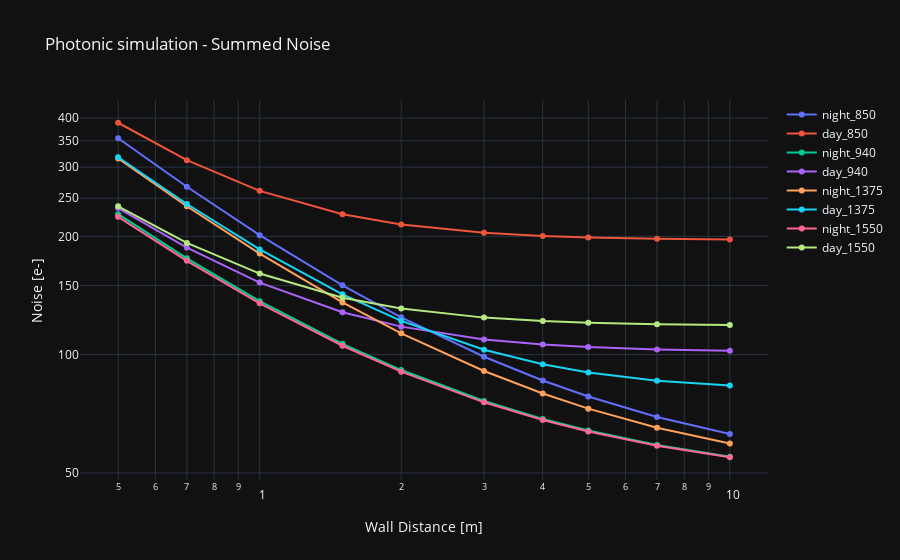

The notebook cell saved with this chart:
### Markdown cell above
## Noise comparison

### Code cell
test_cfg = ['fake_tof_night_850','fake_tof_day_850',
            'fake_tof_night_940','fake_tof_day_940',
            'fake_tof_night_1375','fake_tof_day_1375',
            'fake_tof_night_1550','fake_tof_day_1550']
data = [0,1,2,3,4,5,6,7]
data2 = [0,1,2,3,4,5,6,7]
# test_cfg = ['fake_tof_day_940','fake_tof_day_1375']
# data = [0,1]
for i, cfg in enumerate(test_cfg):
    photonic = Photonic(config=cfg)
    photonic = overide_phototonic(photonic)
    dist_vec = np.array([0.5,0.7,1,1.5,2,3,4,5,7,10])
    signal, noise, SNR = photonic.signal_to_noise_ratio(dist_vec=dist_vec)
    trace0 = go.Scatter(x=dist_vec, y=sum(noise.values()),   # Select 'lines', 'markers' or 'lines+markers'
                        mode='lines+markers', name=cfg[9:])
    data[i] = trace0
    trace1 = go.Scatter(x=dist_vec, y=SNR,   # Select 'lines', 'markers' or 'lines+markers'
                        mode='lines+markers', name=cfg[9:])
    data2[i] = trace1
    trace20 = go.Scatter(x=dist_vec, y=10*[5],   # Select 'lines', 'markers' or 'lines+markers'
                        mode='lines', name='Low SNR limit for ToF')
data2.append(trace20)
layout = dict(title='Photonic simulation - Summed Noise',
              xaxis=dict(title='Wall Distance [m]', type='log'),  # Select 'log' or 'linear'
              yaxis=dict(title='Noise [e-]',type='log'),  # Select 'log' or 'linear'
              template='plotly_dark',
              barmode='group',
              hovermode='x')

iplot(dict(data=data, layout=layout))

### Figure 1 — Plotly figure (JSON) as saved in the notebook; plotly's stock layout.template omitted (floating-point values rounded to 4 significant figures)
{"data": [{"mode": "lines+markers", "name": "night_850", "type": "scatter", "x": [0.5, 0.7, 1, 1.5, 2, 3, 4, 5, 7, 10], "y": [355.4, 267.4, 201.4, 150.1, 124.4, 98.74, 85.91, 78.21, 69.41, 62.81]}, {"mode": "lines+markers", "name": "day_850", "type": "scatter", "x": [0.5, 0.7, 1, 1.5, 2, 3, 4, 5, 7, 10], "y": [389.2, 312.6, 261.1, 227.6, 214.3, 204.1, 200.4, 198.7, 197.1, 196.3]}, {"mode": "lines+markers", "name": "night_940", "type": "scatter", "x": [0.5, 0.7, 1, 1.5, 2, 3, 4, 5, 7, 10], "y": [227.7, 175.8, 136.8, 106.5, 91.34, 76.19, 68.61, 64.06, 58.87, 54.97]}, {"mode": "lines+markers", "name": "day_940", "type": "scatter", "x": [0.5, 0.7, 1, 1.5, 2, 3, 4, 5, 7, 10], "y": [236.1, 187.2, 152.5, 128.2, 117.8, 109.3, 106.1, 104.5, 103.1, 102.4]}, {"mode": "lines+markers", "name": "night_1375", "type": "scatter", "x": [0.5, 0.7, 1, 1.5, 2, 3, 4, 5, 7, 10], "y": [315.6, 238.5, 180.7, 135.8, 113.3, 90.83, 79.59, 72.85, 65.14, 59.36]}, {"mode": "lines+markers", "name": "day_1375", "type": "scatter", "x": [0.5, 0.7, 1, 1.5, 2, 3, 4, 5, 7, 10], "y": [317.9, 241.7, 185.2, 142.4, 121.9, 102.8, 94.47, 90.06, 85.83, 83.38]}, {"mode": "lines+markers", "name": "night_1550", "type": "scatter", "x": [0.5, 0.7, 1, 1.5, 2, 3, 4, 5, 7, 10], "y": [224.3, 173.3, 135.1, 105.3, 90.47, 75.61, 68.17, 63.71, 58.62, 54.8]}, {"mode": "lines+markers", "name": "day_1550", "type": "scatter", "x": [0.5, 0.7, 1, 1.5, 2, 3, 4, 5, 7, 10], "y": [238.4, 192.5, 160.8, 139.6, 131.0, 124.2, 121.7, 120.5, 119.5, 118.9]}], "layout": {"barmode": "group", "hovermode": "x", "title": {"text": "Photonic simulation - Summed Noise"}, "xaxis": {"title": {"text": "Wall Distance [m]"}, "type": "log"}, "yaxis": {"title": {"text": "Noise [e-]"}, "type": "log"}}}
